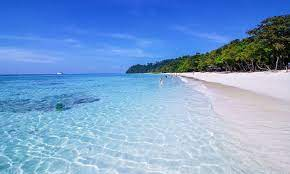
%> input picture Ex715_Psudo_Coloring/testImg.jpg, 290 x 174 px
$ octave M_710CS63112_Unsharp_Masking.m   (GNU Octave 9; MATLAB toolbox functions it lacks are replaced by stand-ins)
%> lines starting %> are read from the running program, lines starting %| are printed output that depends on the picture
% M_710CS63112.m

% เขียนคำสั่ง Matlab เพื่อทำการปิดบังความไม่คม (Unsharp Masking)
clc
clear
[filename pathname] = uigetfile({'*.jpg';'*.png';'*.bmp'},'File Selector');
%> the answer given: Ex715_Psudo_Coloring/testImg.jpg
pathf = strcat(pathname, filename);
f = imread(pathf);
%> f is the input picture: size 174x290x3 uint8; mean R, G, B 122.2, 159.8, 207.4

% Sharpen image, specifying the radius and amount parameters.
G = imsharpen(f, 'Radius', 2, 'Amount', 1);
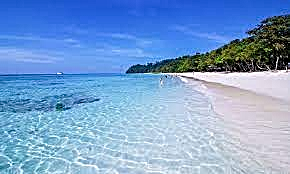
%> G: size 174x290x3 uint8; mean R, G, B 122.5, 160.2, 207.4

figure("Name", "specifying the radius and amount parameters.")
subplot(4,1,1), imagesc(f), title("Original Image"), axis off;

subplot(4,1,2), imhist(f), title("Origin Hist"), axis off;

subplot(4,1,3), imagesc(G), title("After imsharpen Image"), axis off;
subplot(4,1,4), imhist(G), title("After imsharpen Hist"), axis off;
%> after `axis off`:
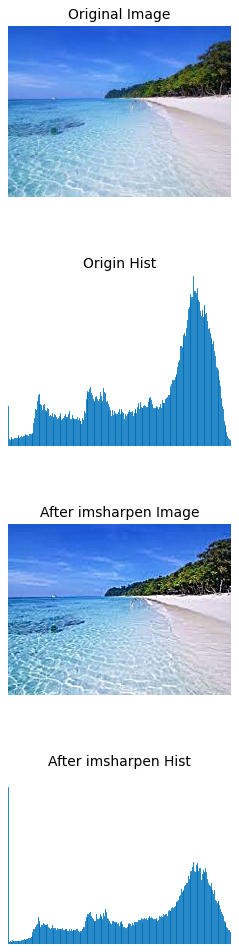
%> figure redrawn from the program's plot data, 4 panels
